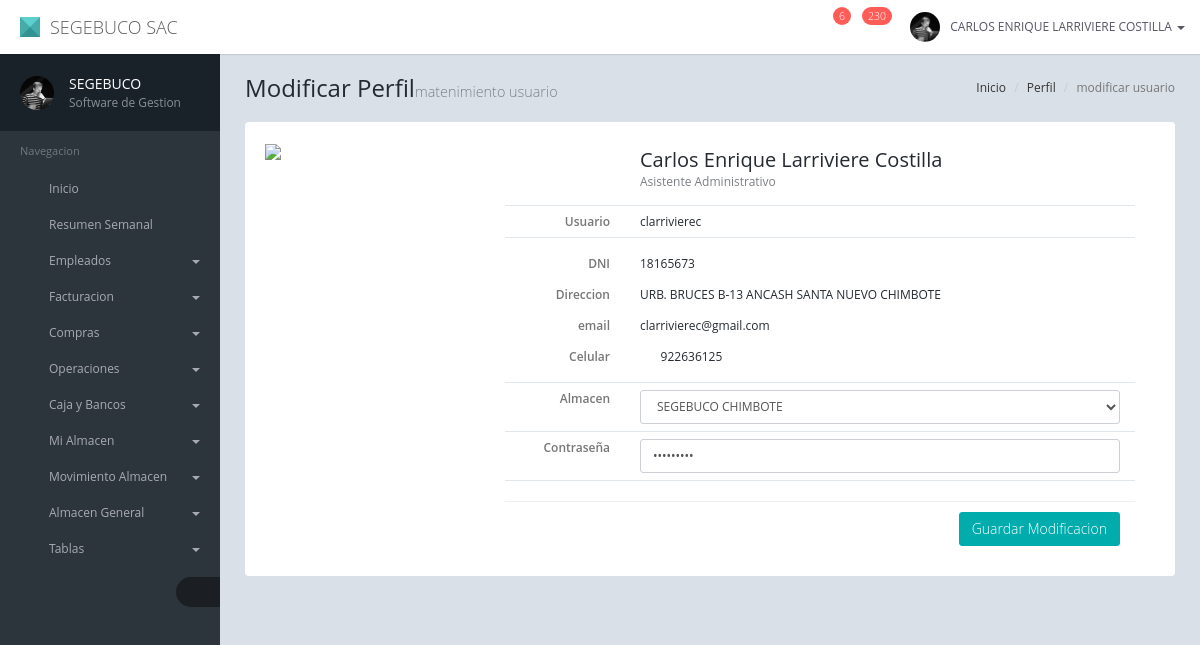
Page /intranet/old/mod_perfil.php (signed in) on the committed database.
### tables this page shows
CREATE TABLE `colaborador` (
  `id` int(4) NOT NULL,
  `dni` char(8) NOT NULL,
  `nombres` varchar(45) NOT NULL,
  `ape_pat` varchar(45) NOT NULL,
  `ape_mat` varchar(45) NOT NULL,
  `direccion` varchar(150) NOT NULL,
  `email` varchar(150) NOT NULL,
  `fecha_nacimiento` date NOT NULL,
  `telefono1` char(10) NOT NULL,
  `telefono2` char(10) NOT NULL,
  `grado_estudios` int(2) NOT NULL,
  `profesion` varchar(150) NOT NULL,
  `cargo` int(4) NOT NULL,
  `categoria` int(1) NOT NULL,
  `jornal_dia` float(5,2) NOT NULL,
  `estado_civil` int(1) NOT NULL,
  `imagen` varchar(15) NOT NULL,
  `curriculum` varchar(20) NOT NULL,
  `archivo_dni` varchar(20) NOT NULL,
  `estado` char(1) NOT NULL
);

CREATE TABLE `usuarios` (
  `usuario` varchar(25) NOT NULL,
  `colaborador` int(4) NOT NULL,
  `almacen` int(2) NOT NULL,
  `password` varchar(15) NOT NULL,
  `estado` char(1) NOT NULL
);

### intranet/old/class/cl_empleado.php (called while the page is built, shortened)
<?php
include 'cl_conectar.php';
class cl_empleado {
    private $codigo;
    private $dni;
    private $nombres;
    private $paterno;
    private $materno;
    private $direccion;
    private $telefono;
    private $email;
    private $imagen;
    function getDni() {
        return $this->dni;
    }
    function getNombres() {
        return $this->nombres;
    }
    function getPaterno() {
        return $this->paterno;
    }
    function getMaterno() {
        return $this->materno;
    }
    function getDireccion() {
        return $this->direccion;
    }
    function getTelefono() {
        return $this->telefono;
    }
    function getEmail() {
        return $this->email;
    }
    function getImagen() {
        return $this->imagen;
    }
    function setCodigo($codigo) {
        $this->codigo = $codigo;
    }
    function obtener_datos() {
        $existe = false;
        global $conn;
        $consulta = "select * from colaborador where id = '" . $this->codigo . "'";
        $respuesta = $conn->query($consulta);
        if ($respuesta->num_rows > 0) {
            while ($fila = $respuesta->fetch_assoc()) {
                $existe = true;
                $this->nombres = $fila['nombres'];
                $this->paterno = $fila['ape_pat'];
                $this->materno = $fila['ape_mat'];
                $this->direccion = $fila['direccion'];
                $this->dni = $fila['dni'];
                $this->materno = $fila['ape_mat'];
                $this->email = $fila['email'];
                $this->telefono = $fila['telefono1'];
                $this->imagen = $fila['imagen'];
            }
        }
        return $existe;
    }
}

### intranet/old/class/cl_notificacion.php (the view, shortened to what this page needs)
<?php
require_once 'cl_empleado.php';
class cl_notificacion {
    function cumpleanos() {
        $cl_empleado = new cl_empleado();
    }
}

### intranet/old/class/cl_almacen.php (called while the page is built, shortened)
<?php
include 'cl_conectar.php';
class cl_almacen {
    function ver_almacenes() {
        global $conn;
        $query = "select codigo, nombre, estado "
                . "from almacen "
                . "order by nombre asc";
        $resultado = $conn->query($query);
        $fila = $resultado->fetch_all(MYSQLI_ASSOC);
        return $fila;
    }
}

### intranet/old/class/cl_usuario.php (called while the page is built, shortened)
<?php
include 'cl_conectar.php';
class cl_usuario {
    private $usuario;
    private $pass;
    private $almacen;
    function getPass() {
        return $this->pass;
    }
    function setUsuario($usuario) {
        $this->usuario = $usuario;
    }
    function getAlmacen() {
        return $this->almacen;
    }
    function datos_usuario() {
        $b_validar = false;
        global $conn;
        $query = "select * "
                . "from usuarios "
                . "where usuario = '" . $this->usuario . "'";
        $resultado = $conn->query($query);
        if ($resultado->num_rows > 0) {
            while ($fila = $resultado->fetch_assoc()) {
                $b_validar = true;
                $this->almacen = $fila ['almacen'];
                $this->pass = $fila ['password'];
            }
        } else {
            $b_validar = false;
        }
        return $b_validar;
    }
}

### intranet/old/class/cl_notificacion.php (the view, shortened to what this page needs)
<?php
require_once 'cl_empleado.php';
class cl_notificacion {
    function cumpleanos() {
        $cl_empleado = new cl_empleado();
    }
}

### intranet/old/mod_perfil.php (shortened to what this page needs)
<?php
require 'class/cl_empleado.php';
require 'class/cl_usuario.php';
require 'class/cl_almacen.php';
$cl_almacen = new cl_almacen();
$cl_usuario = new cl_usuario();
?>
<!DOCTYPE html>
<html lang="es">
    <head><meta http-equiv="Content-Type" content="text/html; charset=euc-jp">
        <link href="assets/plugins/jquery-ui/themes/base/minified/jquery-ui.min.css" rel="stylesheet" />
        <link href="assets/plugins/bootstrap/css/bootstrap.min.css" rel="stylesheet" />
        <link href="assets/plugins/font-awesome/css/font-awesome.min.css" rel="stylesheet" />
        <link href="assets/css/animate.min.css" rel="stylesheet" />
        <link href="assets/css/style.min.css" rel="stylesheet" />
        <link href="assets/css/style-responsive.min.css" rel="stylesheet" />
        <link href="assets/css/theme/default.css" rel="stylesheet" id="theme" />
        <link href="assets/plugins/bootstrap-validator/bootstrapValidator.min.css" rel="stylesheet" />
    </head>
    <body>
        <div id="page-container" class="page-container fade page-sidebar-fixed page-header-fixed">
            <?php include 'includes/header.php'; ?>
            <?php
            $cl_almacen->setCodigo($_SESSION['almacen']);
            $cl_empleado->setCodigo($_SESSION['empleado']);
            $cl_usuario->setUsuario($_SESSION['usuario']);
            $cl_empleado->obtener_datos();
            $cl_almacen->datos_almacen();
            $cl_usuario->datos_usuario();
            ?>
            <?php include 'includes/sidebar.php'; ?>
            <div id="content" class="content">
                <ol class="breadcrumb pull-right">
                    <li><a href="javascript:;">Inicio</a></li>
                    <li><a href="javascript:;">Perfil</a></li>
                    <li class="active">modificar usuario</li>
                </ol>
                <h1 class="page-header">Modificar Perfil<small>matenimiento usuario</small></h1>
                <div class="profile-container">
                    <div class="profile-section">
                        <div class="profile-left">
                            <div class="row">
                                <div class="col-md-12">
                                    <div id="image_preview" >
                                        <img id="previewing" src="upload/colaboradores/<?php echo strtoupper($cl_empleado->getImagen()) ?>" style="width: 100%"/>
                                    </div>
                                </div>
                            </div>
                        </div>
                        <div class="profile-right">
                            <form class="form-horizontal" id="frm_detalle" method="post" action="procesos/mod_usuario.php">
                            <div class="profile-info">
                                <div class="table-responsive">
                                    <table class="table table-profile">
                                        <thead>
                                            <tr>
                                                <th></th>
                                                <th>
                                        <h4><?php echo ucwords(strtolower($cl_empleado->getNombres() . ' ' . $cl_empleado->getPaterno() . ' ' . $cl_empleado->getMaterno())) ?><small>Asistente Administrativo</small></h4>
                                        </th>
                                        </tr>
                                        </thead>
                                        <tbody>
                                            <tr class="highlight">
                                                <td class="field">Usuario</td>
                                                <td><?php echo $_SESSION['usuario'] ?></td>
                                            </tr>
                                            <tr class="divider">
                                                <td colspan="2"></td>
                                            </tr>
                                            <tr class="field">
                                                <td class="field">DNI</td>
                                                <td><?php echo $cl_empleado->getDni() ?></td>
                                            </tr>
                                            <tr class="field">
                                                <td class="field">Direccion</td>
                                                <td><?php echo $cl_empleado->getDireccion() ?></td>
                                            </tr>
                                            <tr class="field">
                                                <td class="field">email</td>
                                                <td><?php echo $cl_empleado->getEmail() ?></td>
                                            </tr>
                                            <tr>
                                                <td class="field">Celular</td>
                                                <td><i class="fa fa-mobile fa-lg m-r-5"></i> <?php echo $cl_empleado->getTelefono() ?> </td>
                                            </tr>
                                            <tr class="divider">
                                                <td colspan="2"></td>
                                            </tr>
                                            <tr class="highlight">
                                                <td class="field">Almacen</td>
                                                <td>
                                                    <select name="select_almacen" id="select_almacen" class="form-control">
                                                        <?php
                                                        $a_almacen_destino = $cl_almacen->ver_almacenes();
                                                        foreach ($a_almacen_destino as $value) {
                                                            if ($value['codigo'] == $cl_usuario->getAlmacen()) {
                                                                $seleccion = "selected='selected'";
                                                            } else {
                                                                $seleccion = "";
                                                            }
                                                            ?>
                                                            <option value="<?php echo $value['codigo'] ?>"  <?php echo $seleccion ?>><?php echo $value['nombre'] ?></option>
                                                            <?php
                                                        }
                                                        ?>
                                                    </select>
                                                </td>
                                            </tr>
                                            <tr class="highlight">
                                                <td class="field">Contraseña</td>
                                                <td>
                                                    <input type="password" class="form-control" name="input_contra" value="<?php echo $cl_usuario->getPass() ?>"/>
                                                </td>
                                            </tr>
                                        </tbody>
                                    </table>
                                </div>
                            </div>
                            <div>
                                <div class="panel-footer text-right" >
                                    <button type="submit" class="btn btn-success">Guardar Modificacion </button>
                                </div>
                            </div>
                            </form>
                        </div>
                    </div>
                </div>
            </div>
        </div>
    </body>
</html>

### intranet/old/includes/header.php (shortened to what this page needs)
<?php
include 'class/cl_notificacion.php';
require_once 'class/cl_almacen.php';
require_once 'class/cl_empleado.php';
$cl_uempleado = new cl_empleado();
$cl_uempleado->setCodigo($_SESSION["empleado"]);
$cl_uempleado->obtener_datos();
$a_cumpleanos = $_SESSION['cumpleanos'];
$a_notificacion = $_SESSION['notificaciones'];
?>
<div id="header" class="header navbar navbar-default navbar-fixed-top">
    <div class="container-fluid">
        <div class="navbar-header">
            <a href="index.php" class="navbar-brand"><span class="navbar-logo"></span> SEGEBUCO SAC</a>
        </div>
        <ul class="nav navbar-nav navbar-right">
            <li class="dropdown">
                <a href="javascript:;" data-toggle="dropdown" class="dropdown-toggle f-s-14">
                    <i class="fa fa-bell-o"></i>
                    <span class="label"><?php echo count($a_cumpleanos) ?></span>
                </a>
            </li>
            <li class="dropdown">
                <a href="javascript:;" data-toggle="dropdown" class="dropdown-toggle f-s-14">
                    <i class="fa fa-bell-o"></i>
                    <span class="label"><?php echo count($a_notificacion) ?></span>
                </a>
            </li>
            <li class="dropdown navbar-user">
                <a href="javascript:;" class="dropdown-toggle" data-toggle="dropdown">
                    <img src="assets/img/user-13.jpg" alt="" />
                    <span class="hidden-xs"><?php echo $cl_uempleado->getNombres() . ' ' . $cl_uempleado->getPaterno() . ' ' . $cl_uempleado->getMaterno() ?></span> <b class="caret"></b>
                </a>
            </li>
        </ul>
    </div>
</div>

### intranet/old/assets/css/theme/default.css (style rules this page uses)
.navbar-logo, .coming-soon .brand .logo, .login .login-header .brand .logo { border-color: #4DCACA #31A3A3 #1D8888; }

### rows in the picture
colaborador: nombres "CARLOS ENRIQUE", ape_pat "LARRIVIERE", ape_mat "COSTILLA", nombres+ape_pat+ape_mat "Carlos Enrique Larriviere Costilla", dni "18165673", direccion "URB. BRUCES B-13 ANCASH SANTA NUEVO CHIMBOTE", email "clarrivierec@gmail.com", telefono1 "922636125"

### other values in the picture
count($a_cumpleanos) "6"
count($a_notificacion) "230"
$_SESSION['usuario'] "clarrivierec"
form field select_almacen "SEGEBUCO CHIMBOTE"
